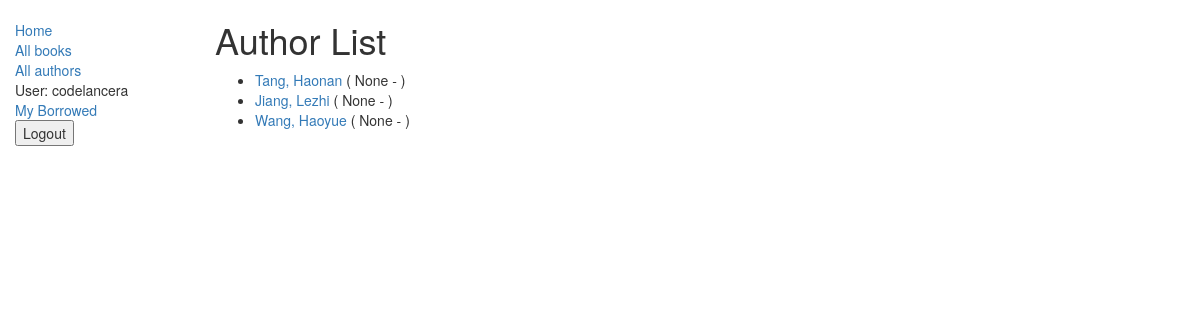
/catalog/authors/ (signed in), run on the app's committed database.
### catalog/models.py (models this page shows)
class Author(models.Model):
    first_name = models.CharField(max_length=100)
    last_name = models.CharField(max_length=100)
    date_of_birth = models.DateField(
        null=True,
        blank=True
    )
    date_of_death = models.DateField(
        "Died",
        null=True,
        blank=True
    )
    def get_absolute_url(self):
        return reverse(
            "author-detail",
            args=[str(self.id)]
        )
    def __str__(self):
        return f"{self.last_name}, {self.first_name}"

### catalog/views.py (the view)
class AuthorListView(generic.ListView):
    model = Author
    paginate_by = 10

### catalog/templates/catalog/author_list.html (shortened to what this page needs)
{% extends "base_generic.html" %}
{% block content %}
  <h1>Author List</h1>
  {% if author_list %}
    <ul>
      {% for author in author_list %}
        <li>
          <a href="{{ author.get_absolute_url }}">
            {{ author }}
          </a>
          (
          {{ author.date_of_birth }}
          -
          )
        </li>
      {% endfor %}
    </ul>
  {% else %}
    <p>There are no authors available.</p>
  {% endif %}
{% endblock %}

### catalog/templates/base_generic.html (shortened to what this page needs)
{% load static %}
<link rel="stylesheet" href="{% static 'css/styles.css' %}" />
<!doctype html>
<html lang="en">
  <head>
    <link
      rel="stylesheet"
      href="https://maxcdn.bootstrapcdn.com/bootstrap/3.3.7/css/bootstrap.min.css" />
    {% load static %}
    <link rel="stylesheet" href="{% static 'css/styles.css' %}" />
  </head>
  <body>
    <div class="container-fluid">
      <div class="row">
        <div class="col-sm-2">
          {% block sidebar %}
            <ul class="sidebar-nav">
              <li><a href="{% url 'index' %}">Home</a></li>
              <li><a href="{% url 'books' %}">All books</a></li>
              <li><a href="{% url 'authors' %}">All authors</a></li>
              {% if user.is_authenticated %}
                <li>User: {{ user.get_username }}</li>
                <li><a href="{% url 'my-borrowed' %}">My Borrowed</a></li>
                <li>
                  <form method="post" action="{% url 'logout' %}">
                    <button type="submit">Logout</button>
                  </form>
                </li>
              {% else %}
                <li><a href="{% url 'login'%}?next={{request.path}}">Login</a></li>
              {% endif %}
            </ul>
          {% endblock %}
        </div>
        <div class="col-sm-10">
          {% block content %}{% endblock %}
        </div>
      </div>
    </div>
  </body>
</html>

### catalog/static/css/styles.css (style rules this page uses)
.sidebar-nav { margin-top: 20px; padding: 0; list-style: none; }

### data on the page
Author: last_name+first_name "Tang, Haonan", date_of_birth "None"
Author: last_name+first_name "Jiang, Lezhi", date_of_birth "None"
Author: last_name+first_name "Wang, Haoyue", date_of_birth "None"

### other printed values
{{ user.get_username }} "codelancera"
